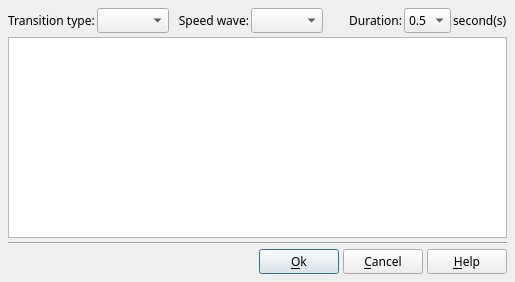
<?xml version="1.0" encoding="UTF-8"?>
<ui version="4.0">
 <class>DlgTransitionProperties</class>
 <widget class="QDialog" name="DlgTransitionProperties">
  <property name="geometry">
   <rect>
    <x>0</x>
    <y>0</y>
    <width>515</width>
    <height>282</height>
   </rect>
  </property>
  <property name="font">
   <font>
    <family>Sans Serif</family>
    <pointsize>9</pointsize>
   </font>
  </property>
  <property name="windowTitle">
   <string>Transition properties</string>
  </property>
  <layout class="QVBoxLayout" name="verticalLayout">
   <property name="spacing">
    <number>4</number>
   </property>
   <property name="leftMargin">
    <number>8</number>
   </property>
   <property name="topMargin">
    <number>8</number>
   </property>
   <property name="rightMargin">
    <number>8</number>
   </property>
   <property name="bottomMargin">
    <number>8</number>
   </property>
   <item>
    <layout class="QHBoxLayout" name="horizontalLayout">
     <property name="spacing">
      <number>2</number>
     </property>
     <property name="leftMargin">
      <number>0</number>
     </property>
     <property name="topMargin">
      <number>0</number>
     </property>
     <property name="rightMargin">
      <number>0</number>
     </property>
     <property name="bottomMargin">
      <number>0</number>
     </property>
     <item>
      <widget class="QLabel" name="label">
       <property name="text">
        <string>Transition type:</string>
       </property>
      </widget>
     </item>
     <item>
      <widget class="QComboBox" name="TransitionTypeCB">
       <property name="sizePolicy">
        <sizepolicy hsizetype="Preferred" vsizetype="Fixed">
         <horstretch>0</horstretch>
         <verstretch>0</verstretch>
        </sizepolicy>
       </property>
       <property name="toolTip">
        <string>Allows you to select a transition family.
- No transition: The new slide immediately replaces the old one. (Note that this also deactivates Background transitions and Sound fades so the playlist of the new slide immediately replaces that of the old one)
- Basic/Dissolve effect: The slide appears gradually, with gradually increasing opacity.
- Zoom: The new slide appears by getting bigger while the old slide disappears with a dissolve effect.
- Slide: The new slide glides onto the old slide which disappears with a dissolve effect.
-Push: The new slide takes the place of the old slide by pushing it aside.
-LUMA transition: The animation is based on a luminance mask : the darker the points in the mask, the faster the corresponding points in the new slide replace those in the old slide.</string>
       </property>
      </widget>
     </item>
     <item>
      <widget class="QLabel" name="label_4">
       <property name="sizePolicy">
        <sizepolicy hsizetype="Expanding" vsizetype="Preferred">
         <horstretch>0</horstretch>
         <verstretch>0</verstretch>
        </sizepolicy>
       </property>
       <property name="text">
        <string>Speed wave:</string>
       </property>
       <property name="alignment">
        <set>Qt::AlignRight|Qt::AlignTrailing|Qt::AlignVCenter</set>
       </property>
      </widget>
     </item>
     <item>
      <widget class="cCSpeedWaveComboBox" name="SpeedWaveCB">
       <property name="toolTip">
        <string>Allows you to select a speed curve to apply to the transition.</string>
       </property>
      </widget>
     </item>
     <item>
      <widget class="QLabel" name="label_2">
       <property name="sizePolicy">
        <sizepolicy hsizetype="Expanding" vsizetype="Preferred">
         <horstretch>0</horstretch>
         <verstretch>0</verstretch>
        </sizepolicy>
       </property>
       <property name="text">
        <string>Duration:</string>
       </property>
       <property name="alignment">
        <set>Qt::AlignRight|Qt::AlignTrailing|Qt::AlignVCenter</set>
       </property>
      </widget>
     </item>
     <item>
      <widget class="QComboBox" name="TransitionDurationCB">
       <property name="sizePolicy">
        <sizepolicy hsizetype="Preferred" vsizetype="Fixed">
         <horstretch>0</horstretch>
         <verstretch>0</verstretch>
        </sizepolicy>
       </property>
       <property name="toolTip">
        <string>Allows you to define the duration of the animation.
The possible choices are of 0,5 seconds (very fast) to 10 seconds (very slow).</string>
       </property>
       <item>
        <property name="text">
         <string notr="true">0.5</string>
        </property>
       </item>
       <item>
        <property name="text">
         <string notr="true">1</string>
        </property>
       </item>
       <item>
        <property name="text">
         <string notr="true">2</string>
        </property>
       </item>
       <item>
        <property name="text">
         <string notr="true">3</string>
        </property>
       </item>
       <item>
        <property name="text">
         <string notr="true">4</string>
        </property>
       </item>
       <item>
        <property name="text">
         <string notr="true">6</string>
        </property>
       </item>
       <item>
        <property name="text">
         <string notr="true">8</string>
        </property>
       </item>
       <item>
        <property name="text">
         <string notr="true">10</string>
        </property>
       </item>
      </widget>
     </item>
     <item>
      <widget class="QLabel" name="label_3">
       <property name="text">
        <string>second(s)</string>
       </property>
      </widget>
     </item>
    </layout>
   </item>
   <item>
    <widget class="QTableWidget" name="TransitionTable">
     <property name="toolTip">
      <string>Allows you to select a transition.</string>
     </property>
     <property name="editTriggers">
      <set>QAbstractItemView::NoEditTriggers</set>
     </property>
     <property name="showDropIndicator" stdset="0">
      <bool>false</bool>
     </property>
     <property name="dragDropOverwriteMode">
      <bool>false</bool>
     </property>
     <property name="selectionMode">
      <enum>QAbstractItemView::SingleSelection</enum>
     </property>
     <property name="showGrid">
      <bool>false</bool>
     </property>
     <property name="gridStyle">
      <enum>Qt::NoPen</enum>
     </property>
     <property name="wordWrap">
      <bool>false</bool>
     </property>
     <property name="cornerButtonEnabled">
      <bool>false</bool>
     </property>
     <attribute name="horizontalHeaderVisible">
      <bool>false</bool>
     </attribute>
     <attribute name="horizontalHeaderHighlightSections">
      <bool>false</bool>
     </attribute>
     <attribute name="verticalHeaderVisible">
      <bool>false</bool>
     </attribute>
     <attribute name="verticalHeaderHighlightSections">
      <bool>false</bool>
     </attribute>
     <column>
      <property name="text">
       <string notr="true">0</string>
      </property>
     </column>
     <column>
      <property name="text">
       <string notr="true">1</string>
      </property>
     </column>
     <column>
      <property name="text">
       <string notr="true">2</string>
      </property>
     </column>
     <column>
      <property name="text">
       <string notr="true">3</string>
      </property>
     </column>
    </widget>
   </item>
   <item>
    <widget class="Line" name="line">
     <property name="orientation">
      <enum>Qt::Horizontal</enum>
     </property>
    </widget>
   </item>
   <item>
    <layout class="QHBoxLayout" name="horizontalLayout_2">
     <property name="spacing">
      <number>4</number>
     </property>
     <item>
      <spacer name="horizontalSpacer_2">
       <property name="orientation">
        <enum>Qt::Horizontal</enum>
       </property>
       <property name="sizeHint" stdset="0">
        <size>
         <width>40</width>
         <height>20</height>
        </size>
       </property>
      </spacer>
     </item>
     <item>
      <widget class="QPushButton" name="OKBT">
       <property name="toolTip">
        <string>Accept modification and exit dialog box</string>
       </property>
       <property name="text">
        <string>&amp;Ok</string>
       </property>
       <property name="icon">
        <iconset resource="../../../RSCffDiaporama.qrc">
         <normaloff>:/img/action_ok.png</normaloff>:/img/action_ok.png</iconset>
       </property>
      </widget>
     </item>
     <item>
      <widget class="QPushButton" name="CancelBt">
       <property name="toolTip">
        <string>Cancel modification and exit dialog box</string>
       </property>
       <property name="text">
        <string>&amp;Cancel</string>
       </property>
       <property name="icon">
        <iconset resource="../../../RSCffDiaporama.qrc">
         <normaloff>:/img/action_cancel.png</normaloff>:/img/action_cancel.png</iconset>
       </property>
      </widget>
     </item>
     <item>
      <widget class="QPushButton" name="HelpBt">
       <property name="toolTip">
        <string>Show help about this dialogue box</string>
       </property>
       <property name="text">
        <string>&amp;Help</string>
       </property>
       <property name="icon">
        <iconset resource="../../../RSCffDiaporama.qrc">
         <normaloff>:/img/help.png</normaloff>:/img/help.png</iconset>
       </property>
      </widget>
     </item>
    </layout>
   </item>
  </layout>
 </widget>
 <customwidgets>
  <customwidget>
   <class>cCSpeedWaveComboBox</class>
   <extends>QComboBox</extends>
   <header>../CustomCtrl/cCSpeedWaveComboBox.h</header>
  </customwidget>
 </customwidgets>
 <resources>
  <include location="../../../RSCffDiaporama.qrc"/>
 </resources>
 <connections/>
</ui>
